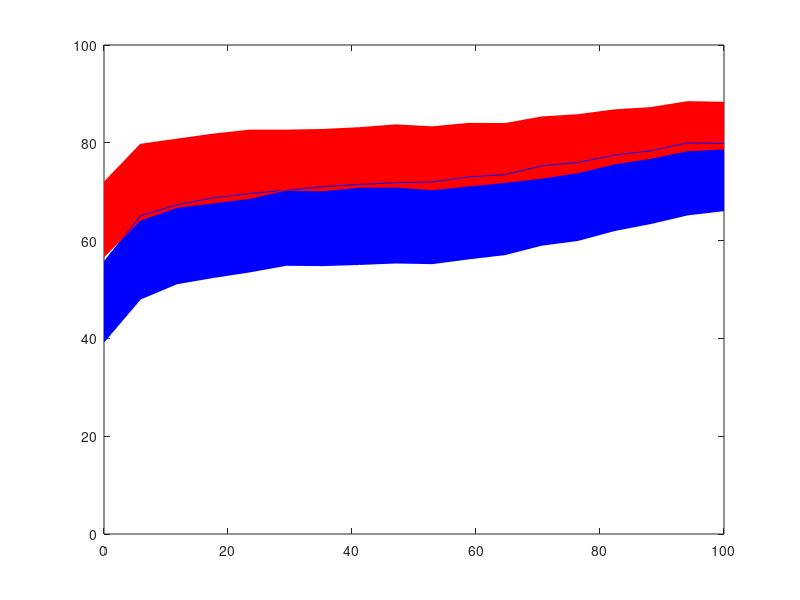

MATLAB code to generate this figure: (Note: this script raises an error after producing the figure.)
x = linspace(0, 100, 18);

d = load('acc_over_time_stats.mat');
d = d.res;

d(1,:) = 100 - 100*d(1, :)/297;
d(3,:) = 100 - 100*d(3, :)/297;
d(2,:) = 100*d(2, :)/297;
d(4,:) = 100*d(4, :)/297;
y1_top = d(1,:) + d(2, :);
y1_bot = d(1,:) - d(2, :);
y2_top = d(3,:) + d(4, :);
y2_bot = d(3,:) - d(4, :);

fill([x, flip(x)], [y1_top, fliplr(y1_bot)], 'b', 'LineStyle', 'none')
hold on;
fill([x, flip(x)], [y2_top, fliplr(y2_bot)], 'r', 'LineStyle', 'none')
plot(x, y1_top, 'b', x, y1_bot, 'b', x, d(1, :), 'b--')  
plot(x, y2_top, 'r', x, y2_bot, 'r', x, d(3, :), 'r--')  

ylim([0, 100])
alpha(.25)